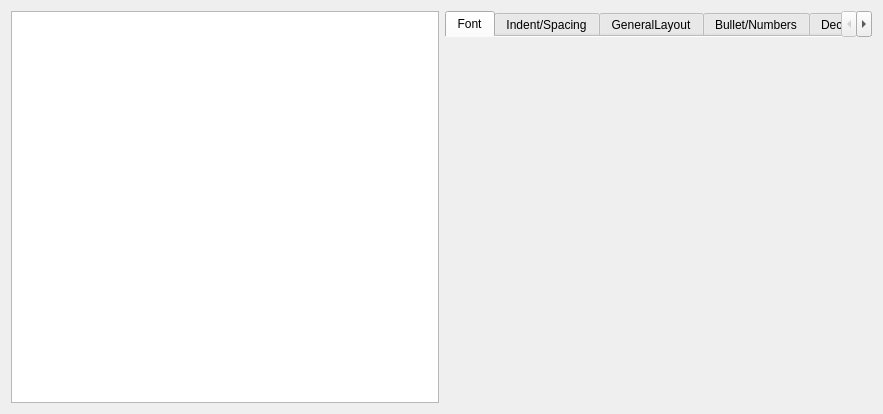
<?xml version="1.0" encoding="UTF-8"?>
<ui version="4.0">
 <class>ParagraphStylesTab</class>
 <widget class="QWidget" name="ParagraphStylesTab">
  <property name="geometry">
   <rect>
    <x>0</x>
    <y>0</y>
    <width>883</width>
    <height>414</height>
   </rect>
  </property>
  <property name="sizePolicy">
   <sizepolicy hsizetype="Expanding" vsizetype="Expanding">
    <horstretch>0</horstretch>
    <verstretch>0</verstretch>
   </sizepolicy>
  </property>
  <property name="windowTitle">
   <string>Form</string>
  </property>
  <layout class="QVBoxLayout" name="verticalLayout">
   <item>
    <layout class="QHBoxLayout" name="horizontalLayout">
     <property name="sizeConstraint">
      <enum>QLayout::SetNoConstraint</enum>
     </property>
     <item>
      <widget class="QListView" name="paragraphListView"/>
     </item>
     <item>
      <widget class="QTabWidget" name="tabWidget">
       <property name="currentIndex">
        <number>0</number>
       </property>
       <property name="documentMode">
        <bool>true</bool>
       </property>
       <widget class="CharacterHighlightingTab" name="characterHighlighting">
        <property name="sizePolicy">
         <sizepolicy hsizetype="Expanding" vsizetype="Expanding">
          <horstretch>0</horstretch>
          <verstretch>0</verstretch>
         </sizepolicy>
        </property>
        <attribute name="title">
         <string>Font</string>
        </attribute>
       </widget>
       <widget class="ParagraphIndentSpacingTab" name="indentSpacing">
        <property name="sizePolicy">
         <sizepolicy hsizetype="Expanding" vsizetype="Expanding">
          <horstretch>0</horstretch>
          <verstretch>0</verstretch>
         </sizepolicy>
        </property>
        <attribute name="title">
         <string>Indent/Spacing</string>
        </attribute>
       </widget>
       <widget class="ParagraphLayoutTab" name="paragraphLayout">
        <property name="sizePolicy">
         <sizepolicy hsizetype="Expanding" vsizetype="Expanding">
          <horstretch>0</horstretch>
          <verstretch>0</verstretch>
         </sizepolicy>
        </property>
        <attribute name="title">
         <string>GeneralLayout</string>
        </attribute>
       </widget>
       <widget class="ParagraphBulletsNumbersTab" name="bulletNumbers">
        <property name="sizePolicy">
         <sizepolicy hsizetype="Expanding" vsizetype="Expanding">
          <horstretch>0</horstretch>
          <verstretch>0</verstretch>
         </sizepolicy>
        </property>
        <attribute name="title">
         <string>Bullet/Numbers</string>
        </attribute>
       </widget>
       <widget class="ParagraphDecorationsTab" name="decorations">
        <property name="sizePolicy">
         <sizepolicy hsizetype="Expanding" vsizetype="Expanding">
          <horstretch>0</horstretch>
          <verstretch>0</verstretch>
         </sizepolicy>
        </property>
        <attribute name="title">
         <string>Decorations</string>
        </attribute>
       </widget>
       <widget class="ParagraphDropCapsTab" name="dropCaps">
        <property name="sizePolicy">
         <sizepolicy hsizetype="Expanding" vsizetype="Expanding">
          <horstretch>0</horstretch>
          <verstretch>0</verstretch>
         </sizepolicy>
        </property>
        <attribute name="title">
         <string>Drop Caps</string>
        </attribute>
       </widget>
      </widget>
     </item>
    </layout>
   </item>
  </layout>
 </widget>
 <customwidgets>
  <customwidget>
   <class>CharacterHighlightingTab</class>
   <extends>QWidget</extends>
   <header>dialogs/stylemanager/CharacterHighlightingTab.h</header>
   <container>1</container>
  </customwidget>
  <customwidget>
   <class>ParagraphIndentSpacingTab</class>
   <extends>QWidget</extends>
   <header>dialogs/stylemanager/ParagraphIndentSpacingTab.h</header>
   <container>1</container>
  </customwidget>
  <customwidget>
   <class>ParagraphLayoutTab</class>
   <extends>QWidget</extends>
   <header>dialogs/stylemanager/ParagraphLayoutTab.h</header>
   <container>1</container>
  </customwidget>
  <customwidget>
   <class>ParagraphBulletsNumbersTab</class>
   <extends>QWidget</extends>
   <header>dialogs/stylemanager/ParagraphBulletsNumbersTab.h</header>
   <container>1</container>
  </customwidget>
  <customwidget>
   <class>ParagraphDecorationsTab</class>
   <extends>QWidget</extends>
   <header>dialogs/stylemanager/ParagraphDecorationsTab.h</header>
   <container>1</container>
  </customwidget>
  <customwidget>
   <class>ParagraphDropCapsTab</class>
   <extends>QWidget</extends>
   <header>dialogs/stylemanager/ParagraphDropCapsTab.h</header>
   <container>1</container>
  </customwidget>
 </customwidgets>
 <resources/>
 <connections/>
</ui>
